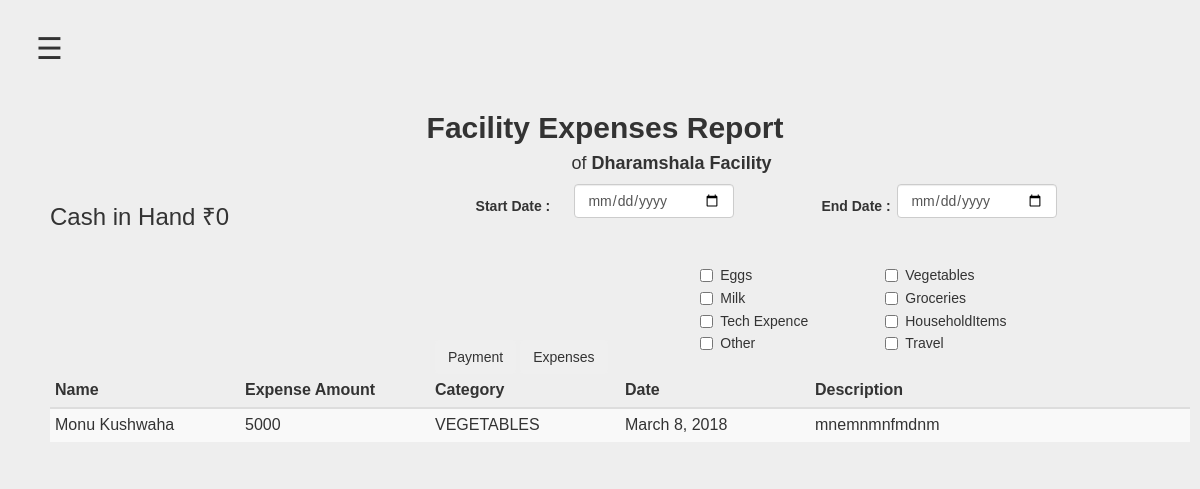
The app's page /facilityreport/1 (signed in), older data.
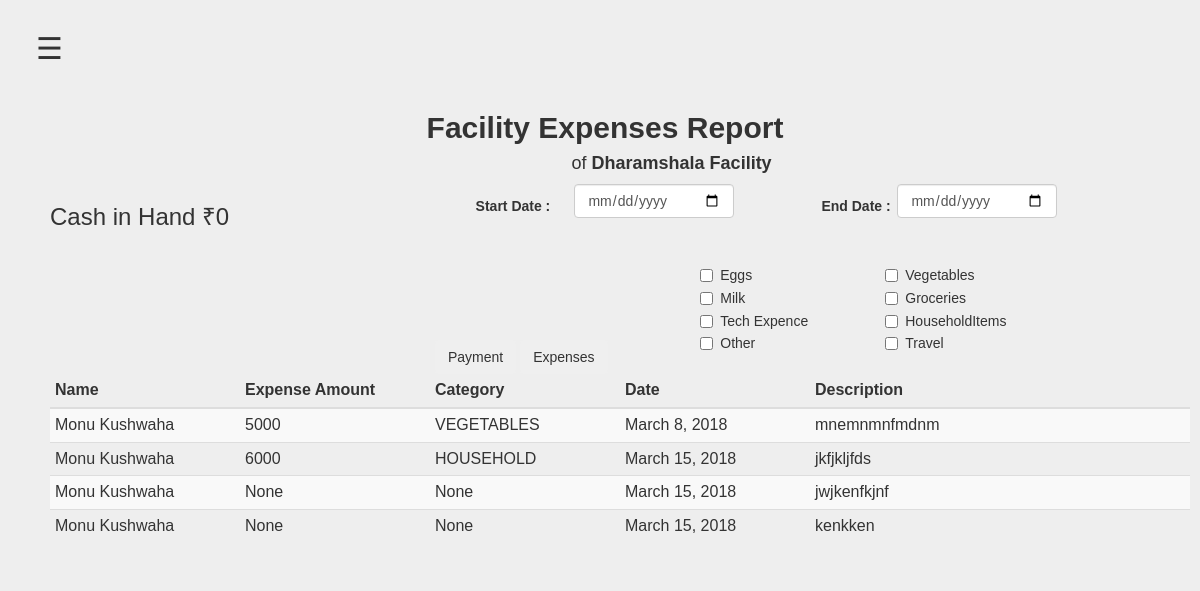
The same page, newer data.
### HisaabApp/models.py (models this page shows, shortened)
class Facility(models.Model):
    name = models.CharField(max_length=50)
    student_expenses_limit = models.IntegerField()
    cash_in_hand = models.IntegerField(default=0)

class CashEntry(models.Model):
    CATEGORY =(('TRAVEL','Travel Expense'),('GROCERIES','Groceries'),('VEGETABLES','Vegetables'), ('HOUSEHOLD','HouseholdItems'),('EGG','Egg'),('MILK','Milk & Bread'),('TECH EXPENCE','Tech Expenses'),('OTHER','Other'))
    created_date = models.DateField(default = timezone.now)
    fellow = models.ForeignKey(NgUser, related_name='cash_entry', related_query_name = 'cash_entry')
    facility=models.ForeignKey(Facility, blank=True, null = True)
    expense_amount = models.IntegerField(blank=True, null=True)
    payment_amount = models.IntegerField(blank=True, null=True)
    category = models.CharField(max_length=25, choices= CATEGORY, blank=True, null = True)
    is_personal_expense = models.BooleanField(default=False)
    is_facility_expense = models.BooleanField(default=False)
    is_pay_forward = models.BooleanField(default=False)
    is_payment_to_ng = models.BooleanField(default=False)
    bank_screenshot = models.ImageField(upload_to=bankScreenshot, blank=True, null=True)
    fellow_payment_screenshot = models.ImageField(upload_to=fellowScreenshot, blank=True, null=True)
    bill_image = models.ImageField(upload_to=billImage,blank=True, null = True)
    description = models.TextField(blank=True, null= True)

class NgUser(models.Model):
    ROLES = (('ADMIN','admin'),('FELLOW','fellow'))
    user_type= models.CharField(choices=ROLES,max_length=6,default='FELLOW',blank=False)
    user = models.OneToOneField(User,unique=True, related_query_name = 'nguser', on_delete=models.CASCADE)
    created_date = models.DateField(auto_now_add=True)
    upi_id = models.CharField(max_length=40, blank= True, null=True)
    facility= models.ForeignKey(Facility,blank=True, null=True, )
    def __str__(self):
        return self.user.first_name + " " + self.user.last_name
    def is_fellow(self):
        return self.user_type == 'FELLOW'

### HisaabApp/views.py (the view, shortened to what this page needs)
# urls.py: url(r'^facilityreport/(?P<pk>\d+)$', views.facilityreport, name= 'facilityreport'),
@login_required
def facilityreport(request, pk):
    facility = get_object_or_404(Facility,pk=pk)
    payment = False
    data = CashEntry.objects.all().filter(facility__id=pk)
    return render(request, 'facilityreport.html',{'facility':facility,'entries': data,'payment':payment})

### HisaabApp/templates/facilityreport.html (shortened to what this page needs)
{% extends 'base.html' %}
{% block content %}
<div class="container ">
<div class="main-container">
    <div class="col-md-12 col-sm-12">
         <center>
          <h2>
            <b>Facility Expenses Report </b>
          </h2>
          <h4 style="margin-left: 12%; margin-top:0px;">of
            <b>{{ facility.name }} Facility</b>
          </h4>
        </center>
    </div>
<div class="div-container">
    <div class="col-md-4">
      <h3>Cash in Hand ₹{{ facility.cash_in_hand }}</h3>
    </div>
    <form method="POST" action="{% url 'facilityreport' pk=facility.pk %}">
      <div class="col-md-2 start-date">
        <h5><strong>Start Date :</strong></h5>
      </div>
      <div class="col-md-2">
          <div id="start-date" class="form-group">
            <input class="form-control" id="date" name="start_date" placeholder="MM/DD/YYYY" type="date"/>
          </div>
      </div>
      <div class="col-md-2 end-date">
        <h5><strong>End Date :</strong></h5>
      </div>
      <div class="col-md-2">
          <div id="end-date" class="form-group">
            <input class="form-control" id="date" name="end_date" placeholder="MM/DD/YYYY" type="date"/>
          </div>
      </div>
    </div>
  </div>
  <div class="col-md-12">
    <div class="col-md-4 col-sm-4 "></div>
    <div class="col-md-3 col-sm-4 margin-top border">
        <button id="btnbottom" type="submit" name="payment" class="btn">Payment</button>
        <button id="btnbottom" type="submit" name="expense" class="btn">Expenses</button>
    </div>
      <div class="col-md-2 col-sm-2 Checkbox1">
        <div class="Checkbox">
            <input type="checkbox" name="categories" value="EGGS"> Eggs
        </div>
        <div class="Checkbox">
            <input type="checkbox" name="categories" value="MILK"> Milk
        </div>
        <div class="Checkbox">
            <input type="checkbox" name="categories" value="TECH EXPENCE"> Tech Expence
        </div>
        <div class="Checkbox">
            <input type="checkbox" name="categories" value="OTHER"> Other
        </div>
      </div>
      <div class="col-md-2 col-sm-2 Checkbox1">
        <div class="Checkbox">
          <input type="checkbox" name="categories" value="VEGETABLES"> Vegetables
        </div>
        <div class="Checkbox">
          <input type="checkbox" name="categories" value="GROCERIES"> Groceries
        </div>
        <div class="Checkbox">
          <input type="checkbox" name="categories" value="HOUSEHOLD"> HouseholdItems
        </div>
        <div class="Checkbox">
          <input type="checkbox" name="categories" value="TRAVEL"> Travel
        </div>
      </div>
</div>
<div class="container">
  <div class="row">
    <div class="col-xs-12 col-md-12">
      <div class="table-responsive">
        <table class="table table-condensed table-striped" id="complainttable" >
          {% if not payment %}
           <thead>
               <tr>
                   <th class="col-sm-2 col-md-2">Name</th>
                   <th class="col-sm-2 col-md-2">Expense Amount</th>
                   <th class="col-sm-2 col-md-2">Category</th>
                   <th class="col-sm-2 col-md-2">Date</th>
                   <th class="col-sm-4 col-md-4">Description</th>
               </tr>
           </thead>
           <tbody>
            {% if entries %}
               {% for entry in entries %}
                   <tr>
                       <td>{{ entry.fellow }}</td>
                       <td>{{ entry.expense_amount }}</td>
                       <td>{{ entry.category }}</td>
                       <td>{{ entry.created_date }}</td>
                       <td>{{ entry.description }}</td>
                   </tr>
               {% endfor %}
             {% else %}
                <p>No Result found buddy!</p>
             {% endif %}
           </tbody>
       {% endif %}
        </table>
      </div>
    </div>
  </div>
</div>
</div>
{% endblock %}

### HisaabApp/templates/base.html (shortened to what this page needs)
{% load staticfiles %}
<html>
<head>
  <link rel="stylesheet" href="https://maxcdn.bootstrapcdn.com/bootstrap/3.3.7/css/bootstrap.min.css">
  <link rel="stylesheet" href="https://cdnjs.cloudflare.com/ajax/libs/bootstrap-datepicker/1.4.1/css/bootstrap-datepicker3.css"/>
  <link href="https://maxcdn.bootstrapcdn.com/font-awesome/4.7.0/css/font-awesome.min.css" rel="stylesheet">
</head>
<body>
    {% if user.is_authenticated %}
            <div class='body'>
            <div id="main">
              <span style="font-size:30px;cursor:pointer" onclick="openNav()">&#9776;</span>
            </div>
        </div>
    {% endif %}
    <div class="main">
        {% block content %}
        {% endblock %}
    </div>
</body>
</html>

### HisaabApp/templates/facilityreport.html (style rules this page uses)
body { font-family: "Lato", sans-serif; transition: background-color .5s; margin-bottom: 20px; padding: 0; margin: 20px; background: #eee; font-family: sans-serif; }
.end-date { margin-right: -10% !important; margin-left: 5%; margin-top: 0.5%; }
.start-date { margin-left: 4%; margin-right: -8% !important; margin-top: 0.5%; }
.Checkbox { margin-top: 5px; margin-bottom: 5%; margin-left: 5%; }
.Checkbox1 { margin-top: 20px; }
.container { margin-top: 50px; }
.margin-top { margin-top: 9%; }
#main { transition: margin-left .5s; padding: 16px; }

### HisaabApp/templates/base.html (style rules this page uses)
.body { font-family: "Lato", sans-serif; transition: background-color .5s; margin-top: -10px !important; }
.main { margin-top: -5%; }
#main { transition: margin-left .5s; padding: 16px; }

Row changes from the older to the newer data that the page shows:
added CashEntry: fellow "Monu Kushwaha", expense_amount "6000", category "HOUSEHOLD", created_date "March 15, 2018", description "jkfjkljfds"
added CashEntry: fellow "Monu Kushwaha", expense_amount "None", category "None", created_date "March 15, 2018", description "jwjkenfkjnf"
added CashEntry: fellow "Monu Kushwaha", expense_amount "None", category "None", created_date "March 15, 2018", description "kenkken"
